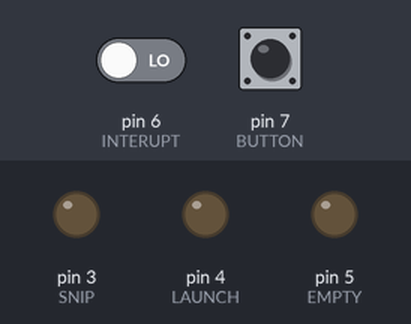
A sketch run on a simulated Arduino Uno, built with avr-gcc and run on an emulated ATmega328P. On the bench: output pins drawn as LEDs (lit = HIGH). The inputs (shaded band) are chosen by the test bench; at power-on: pin 7 (BUTTON) LOW, pin 6 (INTERUPT) LOW.

Above: at 1.2 s.
1.3 s: pin 7 (BUTTON) pulled HIGH for 0.15 s
At 2.1 s:
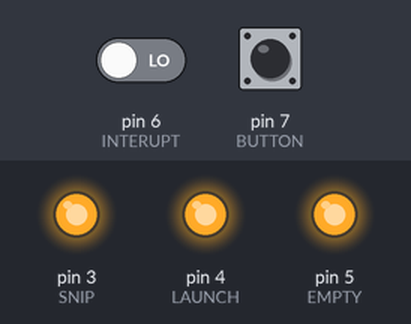
3.8 s: pin 7 (BUTTON) pulled HIGH for 3.2 s
At 8.6 s:
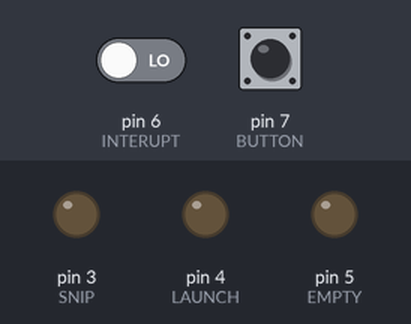
9.3 s: pin 6 (INTERUPT) driven HIGH and pin 7 (BUTTON) driven HIGH
At 10.5 s:
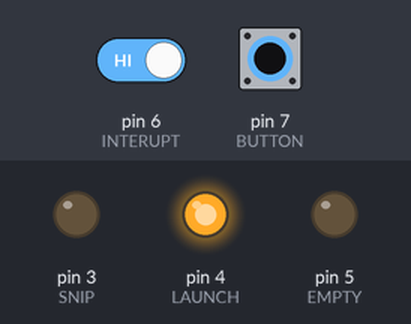
10.8 s: pin 6 (INTERUPT) driven LOW
At 12.2 s:
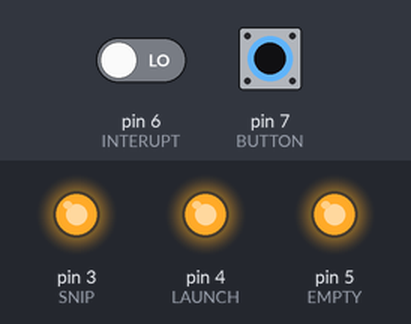
Timing chart, 0 to 13.3 s (numbered marks = the images above; inputs shaded):
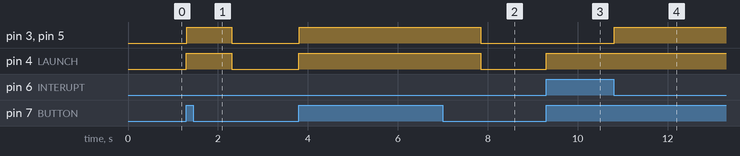

The sketch:

rocketcontrol.ino
```cpp
const int BUTTON = 7;
const int INTERUPT =  6;
const int EMPTY =  5;
const int LAUNCH =  4;
const int SNIP =  3;
const int SNIP_DELAY = 10;

void setup() {
  pinMode(BUTTON, INPUT);
  pinMode(INTERUPT, INPUT);
  pinMode(EMPTY, OUTPUT);
  pinMode(LAUNCH, OUTPUT);
  pinMode(SNIP, OUTPUT);
  digitalWrite(EMPTY, LOW);
  digitalWrite(LAUNCH, LOW);
  digitalWrite(SNIP, LOW);
}

void loop() {
  if (digitalRead(BUTTON) == HIGH) {
    digitalWrite(LAUNCH, HIGH);
    while (digitalRead(INTERUPT) == HIGH) {
    }
    digitalWrite(EMPTY, HIGH);
    delay(SNIP_DELAY);
    digitalWrite(SNIP, HIGH);
    delay(1000);
  }
  else {
    digitalWrite(EMPTY, LOW);
    digitalWrite(LAUNCH, LOW);
    digitalWrite(SNIP, LOW);
  }
}
```

Measured:
- after the input at 1.3 s, pin 3 (SNIP), pin 4 (LAUNCH), pin 5 (EMPTY): LOW → HIGH at once, → LOW 1.0 s later
- after the input at 3.8 s, pin 3 (SNIP), pin 4 (LAUNCH), pin 5 (EMPTY): LOW → HIGH at once, → LOW 4.0 s later
- after the input at 9.3 s, pin 4 (LAUNCH): LOW → HIGH at once
- after the input at 10.8 s, pin 3 (SNIP), pin 5 (EMPTY): LOW → HIGH at once
